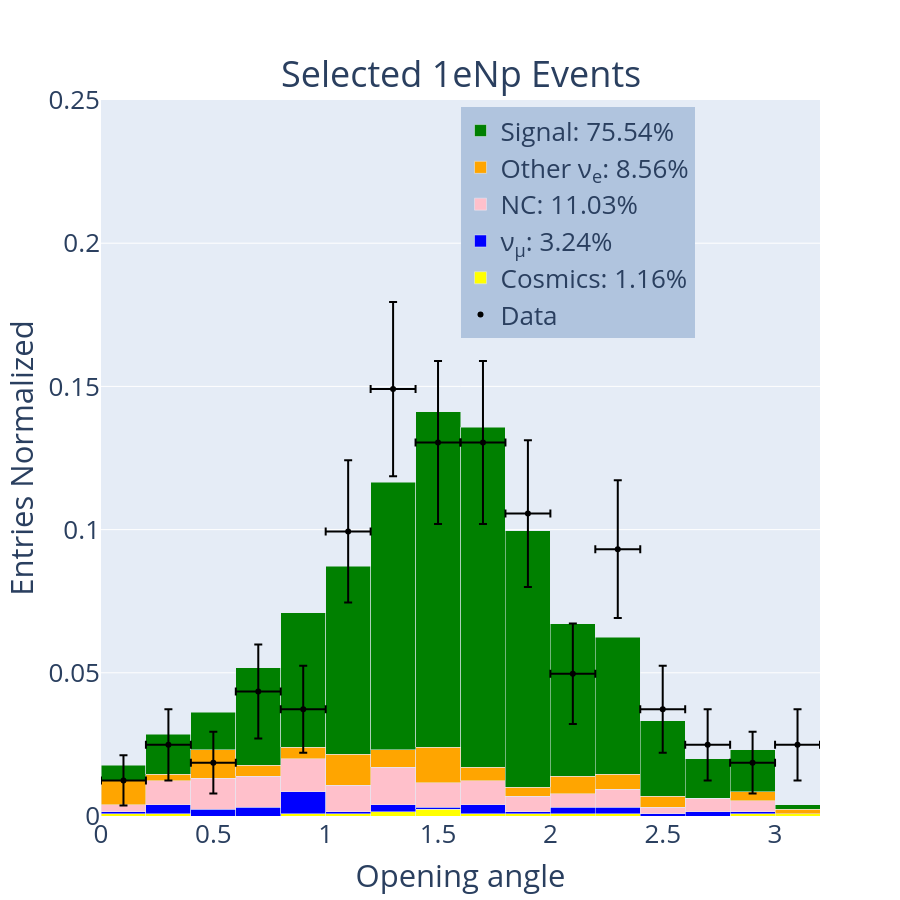
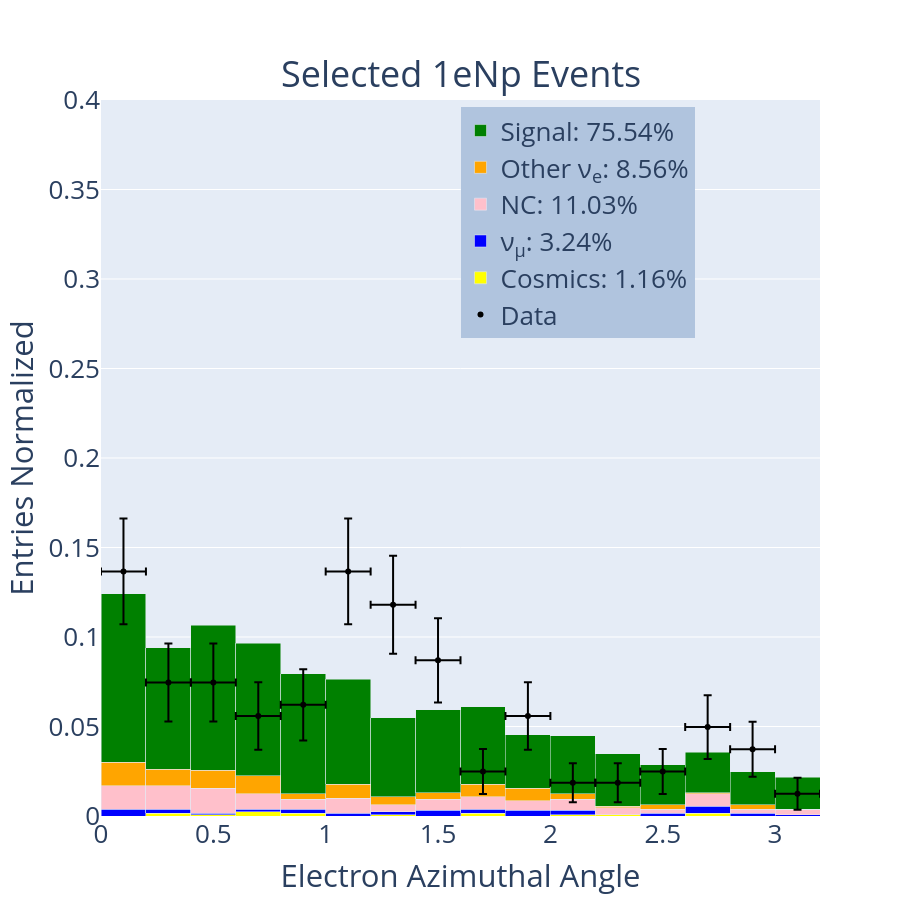
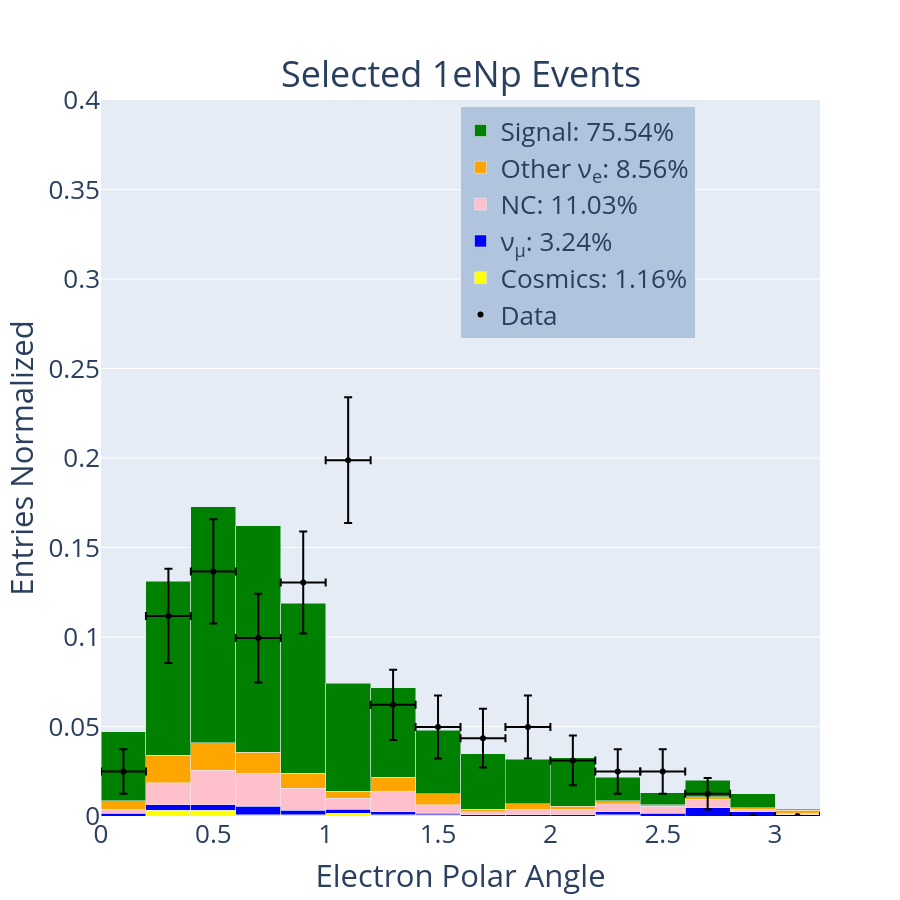

Write notebook code for charts like these, in order.
### Code cell
hist_1d_norm('opening_angle_reco',[0,.25],[0,3.2],.2,'Opening angle','Selected 1eNp Events','1eNp')
hist_1d_norm('electron_azimuthal_angle_reco',[0,.4],[0,3.2],.2,'Electron Azimuthal Angle','Selected 1eNp Events','1eNp')
hist_1d_norm('leading_electron_polar_angle_reco',[0,.4],[0,3.2],.2,'Electron Polar Angle','Selected 1eNp Events','1eNp')

### Figure 1 — Plotly figure (JSON) as saved in the notebook; plotly's stock layout.template omitted (floating-point values rounded to 4 significant figures)
{"data": [{"error_x": {"array": [0.1, 0.1, 0.1, 0.1, 0.1, 0.1, 0.1, 0.1, 0.1, 0.1, 0.1, 0.1, 0.1, 0.1, 0.1, 0.1], "type": "data"}, "error_y": {"array": [0.008784, 0.01242, 0.01076, 0.01643, 0.01521, 0.02484, 0.03043, 0.02846, 0.02846, 0.02561, 0.01757, 0.02406, 0.01521, 0.01242, 0.01076, 0.01242], "type": "data", "visible": true}, "marker": {"color": "black"}, "mode": "markers", "name": "Data", "type": "scatter", "x": [0.1, 0.3, 0.5, 0.7, 0.9, 1.1, 1.3, 1.5, 1.7, 1.9, 2.1, 2.3, 2.5, 2.7, 2.9, 3.1], "xaxis": "x", "y": [0.01242, 0.02484, 0.01863, 0.04348, 0.03727, 0.09938, 0.1491, 0.1304, 0.1304, 0.1056, 0.04969, 0.09317, 0.03727, 0.02484, 0.01863, 0.02484], "yaxis": "y"}, {"marker": {"color": "yellow"}, "name": "Cosmics: 1.16%", "type": "bar", "width": [0.2, 0.2, 0.2, 0.2, 0.2, 0.2, 0.2, 0.2, 0.2, 0.2, 0.2, 0.2, 0.2, 0.2, 0.2, 0.2], "x": [0.1, 0.3, 0.5, 0.7, 0.9, 1.1, 1.3, 1.5, 1.7, 1.9, 2.1, 2.3, 2.5, 2.7, 2.9, 3.1], "xaxis": "x", "y": [0.0007716, 0.0007716, 0, 0, 0.0007716, 0.0007716, 0.001543, 0.002315, 0.0007716, 0.0007716, 0.0007716, 0.0007716, 0, 0, 0.0007716, 0.0007716], "yaxis": "y"}, {"marker": {"color": "blue"}, "name": "ν<sub>μ</sub>: 3.24%", "type": "bar", "width": [0.2, 0.2, 0.2, 0.2, 0.2, 0.2, 0.2, 0.2, 0.2, 0.2, 0.2, 0.2, 0.2, 0.2, 0.2, 0.2], "x": [0.1, 0.3, 0.5, 0.7, 0.9, 1.1, 1.3, 1.5, 1.7, 1.9, 2.1, 2.3, 2.5, 2.7, 2.9, 3.1], "xaxis": "x", "y": [0.0007716, 0.003086, 0.002315, 0.003086, 0.007716, 0.0007716, 0.002315, 0.0007716, 0.003086, 0.0007716, 0.002315, 0.002315, 0.0007716, 0.001543, 0.0007716, 0], "yaxis": "y"}, {"marker": {"color": "pink"}, "name": "NC: 11.03%", "type": "bar", "width": [0.2, 0.2, 0.2, 0.2, 0.2, 0.2, 0.2, 0.2, 0.2, 0.2, 0.2, 0.2, 0.2, 0.2, 0.2, 0.2], "x": [0.1, 0.3, 0.5, 0.7, 0.9, 1.1, 1.3, 1.5, 1.7, 1.9, 2.1, 2.3, 2.5, 2.7, 2.9, 3.1], "xaxis": "x", "y": [0.002315, 0.008488, 0.0108, 0.0108, 0.01157, 0.009259, 0.01312, 0.008488, 0.008488, 0.005401, 0.00463, 0.006173, 0.002315, 0.00463, 0.003858, 0], "yaxis": "y"}, {"marker": {"color": "orange"}, "name": "Other ν<sub>e</sub>: 8.56%", "type": "bar", "width": [0.2, 0.2, 0.2, 0.2, 0.2, 0.2, 0.2, 0.2, 0.2, 0.2, 0.2, 0.2, 0.2, 0.2, 0.2, 0.2], "x": [0.1, 0.3, 0.5, 0.7, 0.9, 1.1, 1.3, 1.5, 1.7, 1.9, 2.1, 2.3, 2.5, 2.7, 2.9, 3.1], "xaxis": "x", "y": [0.008488, 0.002315, 0.01003, 0.003858, 0.003858, 0.0108, 0.006173, 0.01235, 0.00463, 0.003086, 0.006173, 0.005401, 0.003858, 0, 0.003086, 0.001543], "yaxis": "y"}, {"marker": {"color": "green"}, "name": "Signal: 75.54%", "type": "bar", "width": [0.2, 0.2, 0.2, 0.2, 0.2, 0.2, 0.2, 0.2, 0.2, 0.2, 0.2, 0.2, 0.2, 0.2, 0.2, 0.2], "x": [0.1, 0.3, 0.5, 0.7, 0.9, 1.1, 1.3, 1.5, 1.7, 1.9, 2.1, 2.3, 2.5, 2.7, 2.9, 3.1], "xaxis": "x", "y": [0.005401, 0.01389, 0.01312, 0.03395, 0.04707, 0.06559, 0.09336, 0.1173, 0.1188, 0.08951, 0.05324, 0.04784, 0.02623, 0.01389, 0.01466, 0.001543], "yaxis": "y"}], "layout": {"annotations": [{"font": {"size": 36}, "showarrow": false, "text": "Selected 1eNp Events", "x": 0.5, "xanchor": "center", "xref": "paper", "y": 1, "yanchor": "bottom", "yref": "paper"}], "barmode": "stack", "font": {"size": 26}, "height": 900, "legend": {"bgcolor": "LightSteelBlue", "bordercolor": "Black", "x": 0.5, "xanchor": "left", "y": 0.99, "yanchor": "top"}, "showlegend": true, "width": 900, "xaxis": {"anchor": "y", "domain": [0, 1], "range": [0, 3.2], "title": {"text": "Opening angle"}}, "yaxis": {"anchor": "x", "domain": [0, 1], "range": [0, 0.25], "title": {"text": "Entries Normalized "}}}}

### Figure 2 — Plotly figure (JSON) as saved in the notebook; plotly's stock layout.template omitted (floating-point values rounded to 4 significant figures)
{"data": [{"error_x": {"array": [0.1, 0.1, 0.1, 0.1, 0.1, 0.1, 0.1, 0.1, 0.1, 0.1, 0.1, 0.1, 0.1, 0.1, 0.1, 0.1], "type": "data"}, "error_y": {"array": [0.0295, 0.02179, 0.02179, 0.01887, 0.01989, 0.0295, 0.02741, 0.02353, 0.01258, 0.01887, 0.01089, 0.01089, 0.01258, 0.01779, 0.01541, 0.008894], "type": "data", "visible": true}, "marker": {"color": "black"}, "mode": "markers", "name": "Data", "type": "scatter", "x": [0.1, 0.3, 0.5, 0.7, 0.9, 1.1, 1.3, 1.5, 1.7, 1.9, 2.1, 2.3, 2.5, 2.7, 2.9, 3.1], "xaxis": "x", "y": [0.1366, 0.07453, 0.07453, 0.0559, 0.06211, 0.1366, 0.118, 0.08696, 0.02484, 0.0559, 0.01863, 0.01863, 0.02484, 0.04969, 0.03727, 0.01242], "yaxis": "y"}, {"marker": {"color": "yellow"}, "name": "Cosmics: 1.16%", "type": "bar", "width": [0.2, 0.2, 0.2, 0.2, 0.2, 0.2, 0.2, 0.2, 0.2, 0.2, 0.2, 0.2, 0.2, 0.2, 0.2, 0.2], "x": [0.1, 0.3, 0.5, 0.7, 0.9, 1.1, 1.3, 1.5, 1.7, 1.9, 2.1, 2.3, 2.5, 2.7, 2.9, 3.1], "xaxis": "x", "y": [0, 0.001543, 0.0007716, 0.002315, 0.001543, 0, 0.0007716, 0, 0.001543, 0, 0.0007716, 0.0007716, 0, 0.001543, 0, 0], "yaxis": "y"}, {"marker": {"color": "blue"}, "name": "ν<sub>μ</sub>: 3.24%", "type": "bar", "width": [0.2, 0.2, 0.2, 0.2, 0.2, 0.2, 0.2, 0.2, 0.2, 0.2, 0.2, 0.2, 0.2, 0.2, 0.2, 0.2], "x": [0.1, 0.3, 0.5, 0.7, 0.9, 1.1, 1.3, 1.5, 1.7, 1.9, 2.1, 2.3, 2.5, 2.7, 2.9, 3.1], "xaxis": "x", "y": [0.003858, 0.002315, 0.0007716, 0.001543, 0.002315, 0.001543, 0.001543, 0.003086, 0.002315, 0.003086, 0.002315, 0, 0.001543, 0.003858, 0.001543, 0.0007716], "yaxis": "y"}, {"marker": {"color": "pink"}, "name": "NC: 11.03%", "type": "bar", "width": [0.2, 0.2, 0.2, 0.2, 0.2, 0.2, 0.2, 0.2, 0.2, 0.2, 0.2, 0.2, 0.2, 0.2, 0.2, 0.2], "x": [0.1, 0.3, 0.5, 0.7, 0.9, 1.1, 1.3, 1.5, 1.7, 1.9, 2.1, 2.3, 2.5, 2.7, 2.9, 3.1], "xaxis": "x", "y": [0.01312, 0.01312, 0.01389, 0.008488, 0.005401, 0.008488, 0.003858, 0.006173, 0.006944, 0.005401, 0.006173, 0.003858, 0.002315, 0.006944, 0.002315, 0.003086], "yaxis": "y"}, {"marker": {"color": "orange"}, "name": "Other ν<sub>e</sub>: 8.56%", "type": "bar", "width": [0.2, 0.2, 0.2, 0.2, 0.2, 0.2, 0.2, 0.2, 0.2, 0.2, 0.2, 0.2, 0.2, 0.2, 0.2, 0.2], "x": [0.1, 0.3, 0.5, 0.7, 0.9, 1.1, 1.3, 1.5, 1.7, 1.9, 2.1, 2.3, 2.5, 2.7, 2.9, 3.1], "xaxis": "x", "y": [0.01312, 0.009259, 0.01003, 0.01003, 0.003086, 0.007716, 0.00463, 0.003858, 0.006944, 0.006944, 0.003086, 0.0007716, 0.002315, 0.0007716, 0.002315, 0], "yaxis": "y"}, {"marker": {"color": "green"}, "name": "Signal: 75.54%", "type": "bar", "width": [0.2, 0.2, 0.2, 0.2, 0.2, 0.2, 0.2, 0.2, 0.2, 0.2, 0.2, 0.2, 0.2, 0.2, 0.2, 0.2], "x": [0.1, 0.3, 0.5, 0.7, 0.9, 1.1, 1.3, 1.5, 1.7, 1.9, 2.1, 2.3, 2.5, 2.7, 2.9, 3.1], "xaxis": "x", "y": [0.09414, 0.0679, 0.08102, 0.07407, 0.06713, 0.05864, 0.04398, 0.0463, 0.04321, 0.03009, 0.03241, 0.02932, 0.02238, 0.02238, 0.01852, 0.01775], "yaxis": "y"}], "layout": {"annotations": [{"font": {"size": 36}, "showarrow": false, "text": "Selected 1eNp Events", "x": 0.5, "xanchor": "center", "xref": "paper", "y": 1, "yanchor": "bottom", "yref": "paper"}], "barmode": "stack", "font": {"size": 26}, "height": 900, "legend": {"bgcolor": "LightSteelBlue", "bordercolor": "Black", "x": 0.5, "xanchor": "left", "y": 0.99, "yanchor": "top"}, "showlegend": true, "width": 900, "xaxis": {"anchor": "y", "domain": [0, 1], "range": [0, 3.2], "title": {"text": "Electron Azimuthal Angle"}}, "yaxis": {"anchor": "x", "domain": [0, 1], "range": [0, 0.4], "title": {"text": "Entries Normalized "}}}}

### Figure 3 — Plotly figure (JSON) as saved in the notebook; plotly's stock layout.template omitted (floating-point values rounded to 4 significant figures)
{"data": [{"error_x": {"array": [0.1, 0.1, 0.1, 0.1, 0.1, 0.1, 0.1, 0.1, 0.1, 0.1, 0.1, 0.1, 0.1, 0.1, 0.1, 0.1], "type": "data"}, "error_y": {"array": [0.01242, 0.02635, 0.02913, 0.02484, 0.02846, 0.03514, 0.01964, 0.01757, 0.01643, 0.01757, 0.01389, 0.01242, 0.01242, 0.008784, null, null], "type": "data", "visible": true}, "marker": {"color": "black"}, "mode": "markers", "name": "Data", "type": "scatter", "x": [0.1, 0.3, 0.5, 0.7, 0.9, 1.1, 1.3, 1.5, 1.7, 1.9, 2.1, 2.3, 2.5, 2.7, 2.9, 3.1], "xaxis": "x", "y": [0.02484, 0.1118, 0.1366, 0.09938, 0.1304, 0.1988, 0.06211, 0.04969, 0.04348, 0.04969, 0.03106, 0.02484, 0.02484, 0.01242, 0, 0], "yaxis": "y"}, {"marker": {"color": "yellow"}, "name": "Cosmics: 1.16%", "type": "bar", "width": [0.2, 0.2, 0.2, 0.2, 0.2, 0.2, 0.2, 0.2, 0.2, 0.2, 0.2, 0.2, 0.2, 0.2, 0.2, 0.2], "x": [0.1, 0.3, 0.5, 0.7, 0.9, 1.1, 1.3, 1.5, 1.7, 1.9, 2.1, 2.3, 2.5, 2.7, 2.9, 3.1], "xaxis": "x", "y": [0, 0.003086, 0.003086, 0.0007716, 0.0007716, 0.001543, 0.0007716, 0.0007716, 0, 0, 0, 0.0007716, 0, 0, 0, 0], "yaxis": "y"}, {"marker": {"color": "blue"}, "name": "ν<sub>μ</sub>: 3.24%", "type": "bar", "width": [0.2, 0.2, 0.2, 0.2, 0.2, 0.2, 0.2, 0.2, 0.2, 0.2, 0.2, 0.2, 0.2, 0.2, 0.2, 0.2], "x": [0.1, 0.3, 0.5, 0.7, 0.9, 1.1, 1.3, 1.5, 1.7, 1.9, 2.1, 2.3, 2.5, 2.7, 2.9, 3.1], "xaxis": "x", "y": [0.001543, 0.003086, 0.003086, 0.00463, 0.002315, 0.002315, 0.001543, 0.0007716, 0.0007716, 0.0007716, 0.0007716, 0.001543, 0.001543, 0.00463, 0.002315, 0.0007716], "yaxis": "y"}, {"marker": {"color": "pink"}, "name": "NC: 11.03%", "type": "bar", "width": [0.2, 0.2, 0.2, 0.2, 0.2, 0.2, 0.2, 0.2, 0.2, 0.2, 0.2, 0.2, 0.2, 0.2, 0.2, 0.2], "x": [0.1, 0.3, 0.5, 0.7, 0.9, 1.1, 1.3, 1.5, 1.7, 1.9, 2.1, 2.3, 2.5, 2.7, 2.9, 3.1], "xaxis": "x", "y": [0.002315, 0.01235, 0.01929, 0.01852, 0.01235, 0.006173, 0.01157, 0.00463, 0.001543, 0.003086, 0.003086, 0.00463, 0.003858, 0.00463, 0.001543, 0.0007716], "yaxis": "y"}, {"marker": {"color": "orange"}, "name": "Other ν<sub>e</sub>: 8.56%", "type": "bar", "width": [0.2, 0.2, 0.2, 0.2, 0.2, 0.2, 0.2, 0.2, 0.2, 0.2, 0.2, 0.2, 0.2, 0.2, 0.2, 0.2], "x": [0.1, 0.3, 0.5, 0.7, 0.9, 1.1, 1.3, 1.5, 1.7, 1.9, 2.1, 2.3, 2.5, 2.7, 2.9, 3.1], "xaxis": "x", "y": [0.00463, 0.01543, 0.01543, 0.01157, 0.008488, 0.003858, 0.007716, 0.006173, 0.001543, 0.003086, 0.001543, 0.001543, 0.0007716, 0.001543, 0.0007716, 0.001543], "yaxis": "y"}, {"marker": {"color": "green"}, "name": "Signal: 75.54%", "type": "bar", "width": [0.2, 0.2, 0.2, 0.2, 0.2, 0.2, 0.2, 0.2, 0.2, 0.2, 0.2, 0.2, 0.2, 0.2, 0.2, 0.2], "x": [0.1, 0.3, 0.5, 0.7, 0.9, 1.1, 1.3, 1.5, 1.7, 1.9, 2.1, 2.3, 2.5, 2.7, 2.9, 3.1], "xaxis": "x", "y": [0.03858, 0.09722, 0.1319, 0.1265, 0.09491, 0.06019, 0.05015, 0.03549, 0.03086, 0.02469, 0.02701, 0.01312, 0.006944, 0.009259, 0.007716, 0.0007716], "yaxis": "y"}], "layout": {"annotations": [{"font": {"size": 36}, "showarrow": false, "text": "Selected 1eNp Events", "x": 0.5, "xanchor": "center", "xref": "paper", "y": 1, "yanchor": "bottom", "yref": "paper"}], "barmode": "stack", "font": {"size": 26}, "height": 900, "legend": {"bgcolor": "LightSteelBlue", "bordercolor": "Black", "x": 0.5, "xanchor": "left", "y": 0.99, "yanchor": "top"}, "showlegend": true, "width": 900, "xaxis": {"anchor": "y", "domain": [0, 1], "range": [0, 3.2], "title": {"text": "Electron Polar Angle"}}, "yaxis": {"anchor": "x", "domain": [0, 1], "range": [0, 0.4], "title": {"text": "Entries Normalized "}}}}
